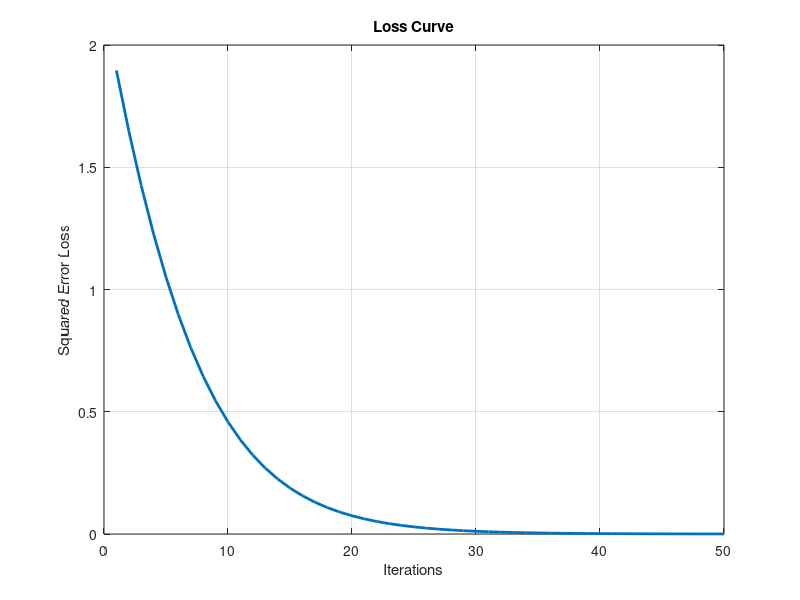

Source code (MATLAB):
% Single-sample Neural Network Training with Backpropagation

% Main Function
function NeuralNetForSinglePoint()
    % Single Data Point
    x = [2; 1]; % Input features (column vector)
    y = 3;      % Target output (scalar)

    % Training Parameters
    iterations = 50;         % Number of iterations
    learning_rate = 0.05;    % Learning rate

    % Initialize weights randomly from U(0,1)
    theta1 = rand(2, 2);     % Weights for Layer 1 (2x2)
    theta2 = rand(2, 1);     % Weights for Layer 2 (2x1)

    % Store Loss for Each Iteration
    losses = zeros(iterations, 1);

    % Training Loop
    for iter = 1:iterations
        % Forward Propagation
        [z1, a1, z2, y_hat] = forward_propagation(x', theta1, theta2);

        % Compute Squared Error Loss
        loss = 0.5 * (y - y_hat)^2; % Mean squared error for single sample
        losses(iter) = loss;

        % Backpropagation and Weight Update
        [theta1, theta2] = backpropagation(x', y, z1, a1, z2, y_hat, theta1, theta2, learning_rate);

        % Display Loss
        fprintf('Iteration %d: Loss = %.4f\n', iter, loss);
    end

    % Plot the Loss Curve
    figure;
    plot(1:iterations, losses, 'LineWidth', 2);
    xlabel('Iterations');
    ylabel('Squared Error Loss');
    title('Loss Curve');
    grid on;
end

% Forward Propagation
function [z1, a1, z2, y_hat] = forward_propagation(x, theta1, theta2)
    z1 = x * theta1;         % Linear combination for layer 1
    a1 = sigmoid(z1);        % Activation for layer 1
    z2 = a1 * theta2;        % Linear combination for layer 2
    y_hat = z2;              % Predicted value (output)
end

% Backpropagation
function [theta1, theta2] = backpropagation(x, y, z1, a1, z2, y_hat, theta1, theta2, learning_rate)
    % Gradients for the output layer
    dz2 = y_hat - y;                     % dL/dz2
    dtheta2 = a1' * dz2;                 % dL/dtheta2

    % Gradients for the hidden layer
    dz1 = (dz2 * theta2') .* sigmoid_derivative(z1); % dL/dz1
    dtheta1 = x' * dz1;                    % dL/dtheta1

    % Update parameters
    theta1 = theta1 - learning_rate * dtheta1;
    theta2 = theta2 - learning_rate * dtheta2;
end

% Sigmoid Activation Function
function output = sigmoid(z)
    output = 1 ./ (1 + exp(-z)); % Sigmoid function
end

% Derivative of Sigmoid Function
function output = sigmoid_derivative(z)
    s = sigmoid(z);
    output = s .* (1 - s); % Derivative of sigmoid
end
